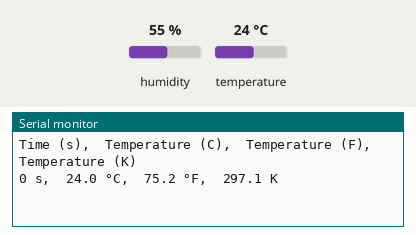
The sketch below on a simulated Arduino Uno, built with avr-gcc and run on an emulated ATmega328P. Shown: the last lines printed to the serial monitor. Inputs (shaded band) come from the test bench; at power-on: temperature 24 °C, humidity 55 %.

Above: at 1.8 s.
1.9 s: temperature set to 12 °C
At 2.7 s:
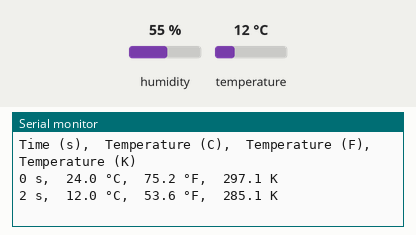
3.4 s: temperature set to 19 °C
At 4.8 s:
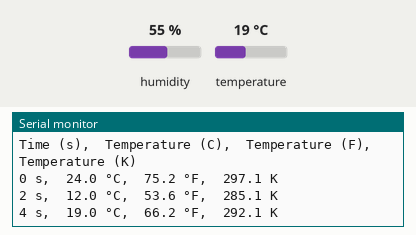

The sketch:

SensorsActuatorsLab4.ino
```cpp
#include <dht11.h>

dht11 DHT;
#define DHT11_PIN 4

float lastTempC = -999;  // Store the last temperature to check for changes
int timeCounter = 0;     // Counter to track elapsed time in seconds

void setup(){
  Serial.begin(9600);
  Serial.println("Time (s),\tTemperature (C),\tTemperature (F),\tTemperature (K)");
}

void loop(){
  int chk = DHT.read(DHT11_PIN);  // Read data from DHT11 sensor

  if (chk == DHTLIB_OK) {
    float tempC = DHT.temperature;        // Temperature in Celsius

    if (tempC != lastTempC) {  // Display only if temperature changes
      float tempF = tempC * 9.0 / 5.0 + 32;  // Convert to Fahrenheit
      float tempK = tempC + 273.15;          // Convert to Kelvin

      // Display temperature data
      Serial.print(timeCounter);
      Serial.print(" s,\t");
      Serial.print(tempC, 1);
      Serial.print(" °C,\t");
      Serial.print(tempF, 1);
      Serial.print(" °F,\t");
      Serial.print(tempK, 1);
      Serial.println(" K");

      lastTempC = tempC;  // Update lastTempC to current temperature
    }

    timeCounter++;
  } else {
    Serial.println("Error reading DHT11 sensor data.");
  }

  delay(1000);  // Wait 1 second for the next reading
}
```

Measured:
- after the input at 1.9 s, the serial monitor: prints a new line after 0.18 s (image 1)
- after the input at 3.4 s, the serial monitor: prints a new line after 0.73 s (image 2)
